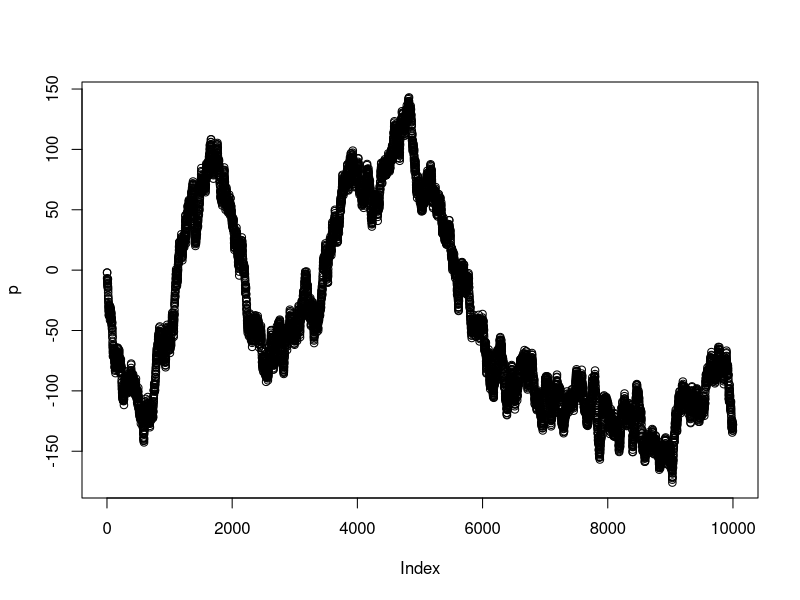

Generate this figure with R:
## ---- chunk 1

nObs = 10000
c = 1
lambda = 2
sdu = 1

m = as.numeric()
q = as.numeric()
u = as.numeric()
p = as.numeric()
t = as.numeric()

for (i in 1:nObs)
  {
  q[i] = sign(rnorm(1))
  u[i] = rnorm(1, sd = sdu)
  m[i] = ifelse(i == 1, 0, m[i-1]) + lambda * q[i] + u[i]
  p[i] = m[i] + c * q[i]
  t[i] = i
  }

df = data.frame(m, t, q, u, p)
head(df)

plot(p)
